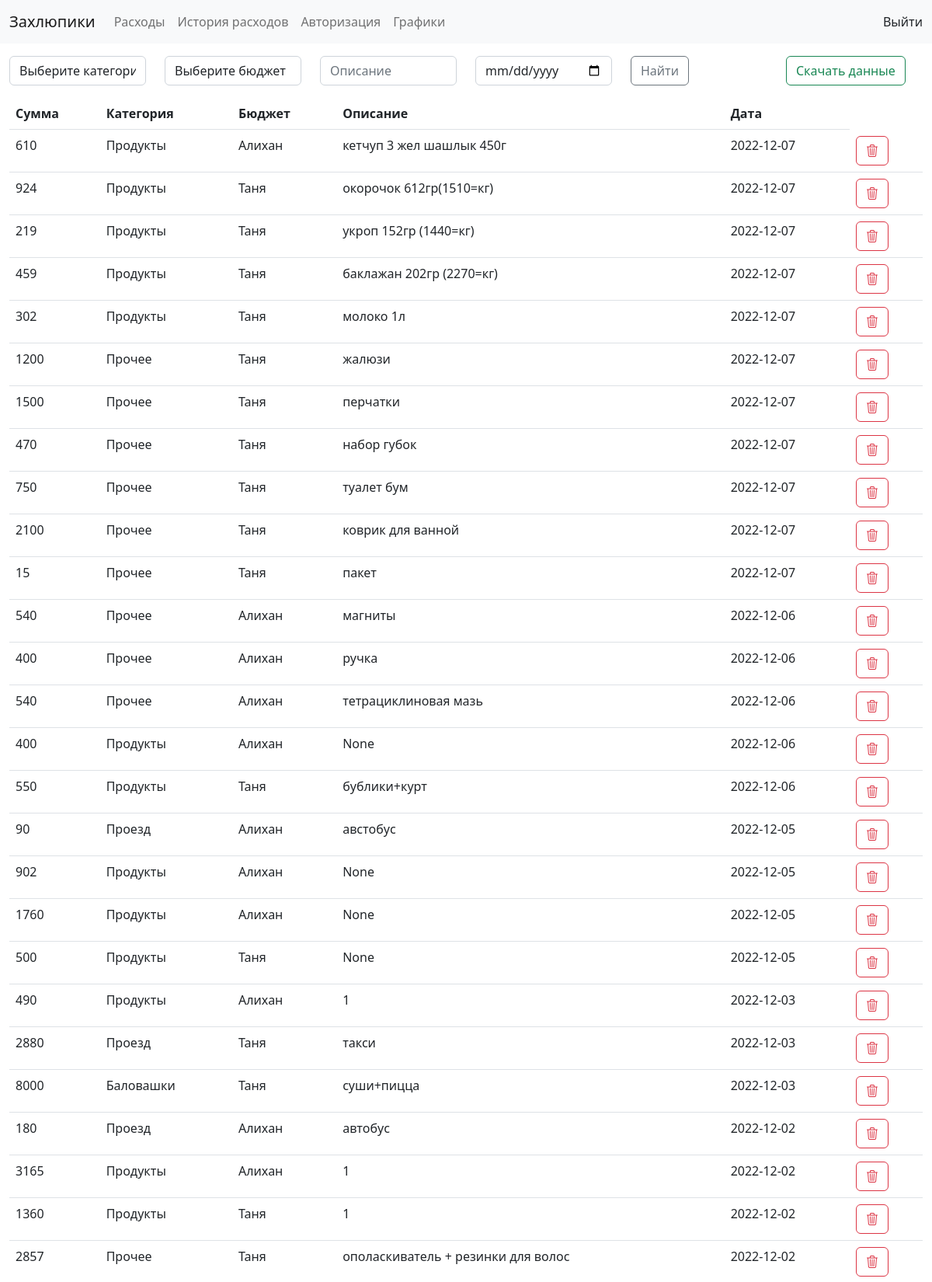
The page /data (signed in, upper part) on the database its author committed.
### main/models.py (models this page shows, shortened)
class Task(models.Model):
    CHOICE_CATEGORY = (
        ('Продукты', 'Продукты'),
        ('Проезд', 'Проезд'),
        ('Баловашки', 'Баловашки'),
        ('Прочее', 'Прочее'),
    )
    CHOICE_BUDGET = (
        ('Алихан', 'Алихан'),
        ('Таня', 'Таня'),
    )
    author = models.ForeignKey(User, on_delete=models.CASCADE, verbose_name='owner', blank=True, null=True)
    money = models.CharField('Сумма', max_length=50, null=True)
    category = models.CharField('Категория', choices=CHOICE_CATEGORY, max_length=50, null=True, default='Продукты')
    budget = models.CharField('Бюджет', choices=CHOICE_BUDGET, max_length=50, default='Алихан')
    description = models.CharField('Описание', max_length=50, null=True, blank=True)
    date = models.DateTimeField('Дата')
    class Meta:
        verbose_name = 'Column'
        verbose_name_plural = 'Columns'

### main/views.py (the view)
# urls.py: path('data', views.data.as_view(), name='data'),
class data(LoginRequiredMixin, ListView):
    model = Task
    template_name = 'main/data.html'
    context_object_name = 'tasks'
    ordering = ['-date']
    def get_context_data(self, *args, **kwargs):
        context = super().get_context_data(*args, **kwargs)
        if self.request.GET:
            category = self.request.GET.get('category', default='')
            budget = self.request.GET.get('budget', default='')
            description = self.request.GET.get('description', default='')
            date = self.request.GET.get('date', default='')
            context['tasks'] = Task.objects.filter(category__icontains=category, budget__icontains=budget, description__icontains=description, date__icontains=date).order_by('-date')
        else:
            context['tasks'] = Task.objects.all().order_by('-date')
        return context

### main/templates/main/data.html (shortened to what this page needs)
{% extends 'main/base.html' %}
{% block content %}
    <section>
        <div class="container-xxl">
            <form action="{% url 'data' %}" method="get">
                <div class="row my-3">
                    <div class="col-2" style='min-width: 200px!important;'>
                        <select class="form-control" name="category">
                            <option selected="selected" disabled>Выберите категорию</option>
                        </select>
                    </div>
                    <div class="col-2" style='min-width: 200px!important;'>
                        <select class="form-control" name="budget">
                            <option selected="selected" disabled>Выберите бюджет</option>
                        </select>
                    </div>
                    <div class="col-2" style='min-width: 200px!important;'>
                        <input type="text" name="description" class="form-control" placeholder="Описание">
                    </div>
                    <div class="col-2" style='min-width: 200px!important;'>
                        <input type="date" name="date" class="form-control">
                    </div>
                    <div class="col-2">
                        <button type="submit" class="btn btn-outline-secondary">Найти</button>
                    </div>
                    <div class="col-2">
                        <a href="export-to-csv" class="btn btn-outline-success">Скачать данные</a>
                    </div>
                </div>
            </form>
            <table class="table">
                <thead>
                <tr>
                    <th scope="col">Сумма</th>
                    <th scope="col">Категория</th>
                    <th scope="col">Бюджет</th>
                    <th scope="col">Описание</th>
                    <th scope="col">Дата</th>
                </tr>
                </thead>
                <tbody>
                    {% for el in tasks%}
                        {% if el.author == request.user %}
                            <tr>
                                <td>{{ el.money }}</td>
                                <td>{{ el.category }}</td>
                                <td>{{ el.budget }}</td>
                                <td>{{ el.description }}</td>
                                <td>{{ el.date | date:"Y-m-d" }}</td>
                                <td>
                                    <a href="{% url 'delete' el.id %}" class="btn btn-outline-danger"><i class="bi bi-trash3"></i></a>
                                </td>
                            </tr>
                        {% endif %}
                    {% endfor %}
                </tbody>
            </table>
        </div>
    </section>
{% endblock %}

### main/templates/main/base.html (shortened to what this page needs)
<!DOCTYPE html>
<html lang="en">
<head>
    {% load static %}
    <link rel="stylesheet" href="{% static 'main.css' %}">
    <link rel="stylesheet" href="https://cdn.jsdelivr.net/npm/bootstrap@5.2.2/dist/css/bootstrap.min.css">
    <link rel="stylesheet" href="https://cdn.jsdelivr.net/npm/bootstrap-icons@1.10.2/font/bootstrap-icons.css">
  </head>
<body>
  <header>
    <nav class="navbar navbar-expand-md bg-light">
      <div class="container-xxl">
        <a class="navbar-brand ">{{ request.user }}</a>
        <div class="collapse navbar-collapse" id="navbarMenu">
          <ul class="navbar-nav me-auto mb-2 mb-lg-0">
            <li class="nav-item">
              <a class="nav-link" href="{% url 'home' %}">Расходы</a>
            </li>
            <li class="nav-item">
              <a class="nav-link" href="{% url 'data' %}">История расходов</a>
            </li>
            <li class="nav-item">
              <a class="nav-link" href="{% url 'auth' %}">Авторизация</a>
            </li>
            <li class="nav-item">
              <a class="nav-link" href="{% url 'graf' %}">Графики</a>
            </li>
          </ul>
          <a class="nav-link btn-danger" href="{% url 'logout' %}">Выйти</a>
        </div>
      </div>
    </nav>
  </header>
    {% block content %}{% endblock %}
</body>
</html>

### rows shown on the page
Task: money "610", category "Продукты", budget "Алихан", description "кетчуп 3 жел шашлык 450г", date "2022-12-07"
Task: money "924", category "Продукты", budget "Таня", description "окорочок 612гр(1510=кг)", date "2022-12-07"
Task: money "219", category "Продукты", budget "Таня", description "укроп 152гр (1440=кг)", date "2022-12-07"
Task: money "459", category "Продукты", budget "Таня", description "баклажан 202гр (2270=кг)", date "2022-12-07"
Task: money "302", category "Продукты", budget "Таня", description "молоко 1л", date "2022-12-07"
Task: money "1200", category "Прочее", budget "Таня", description "жалюзи", date "2022-12-07"
Task: money "1500", category "Прочее", budget "Таня", description "перчатки", date "2022-12-07"
Task: money "470", category "Прочее", budget "Таня", description "набор губок", date "2022-12-07"
Task: money "750", category "Прочее", budget "Таня", description "туалет бум", date "2022-12-07"
Task: money "2100", category "Прочее", budget "Таня", description "коврик для ванной", date "2022-12-07"
Task: money "15", category "Прочее", budget "Таня", description "пакет", date "2022-12-07"
Task: money "540", category "Прочее", budget "Алихан", description "магниты", date "2022-12-06"
Task: money "400", category "Прочее", budget "Алихан", description "ручка", date "2022-12-06"
Task: money "540", category "Прочее", budget "Алихан", description "тетрациклиновая мазь", date "2022-12-06"
Task: money "400", category "Продукты", budget "Алихан", description "None", date "2022-12-06"
Task: money "550", category "Продукты", budget "Таня", description "бублики+курт", date "2022-12-06"
Task: money "90", category "Проезд", budget "Алихан", description "австобус", date "2022-12-05"
Task: money "902", category "Продукты", budget "Алихан", description "None", date "2022-12-05"
Task: money "1760", category "Продукты", budget "Алихан", description "None", date "2022-12-05"
Task: money "500", category "Продукты", budget "Таня", description "None", date "2022-12-05"
Task: money "490", category "Продукты", budget "Алихан", description "1", date "2022-12-03"
Task: money "2880", category "Проезд", budget "Таня", description "такси", date "2022-12-03"
Task: money "8000", category "Баловашки", budget "Таня", description "суши+пицца", date "2022-12-03"
Task: money "180", category "Проезд", budget "Алихан", description "автобус", date "2022-12-02"
Task: money "3165", category "Продукты", budget "Алихан", description "1", date "2022-12-02"
Task: money "1360", category "Продукты", budget "Таня", description "1", date "2022-12-02"
Task: money "2857", category "Прочее", budget "Таня", description "ополаскиватель + резинки для волос", date "2022-12-02"

### other values the page prints
{{ request.user }} "Захлюпики"
